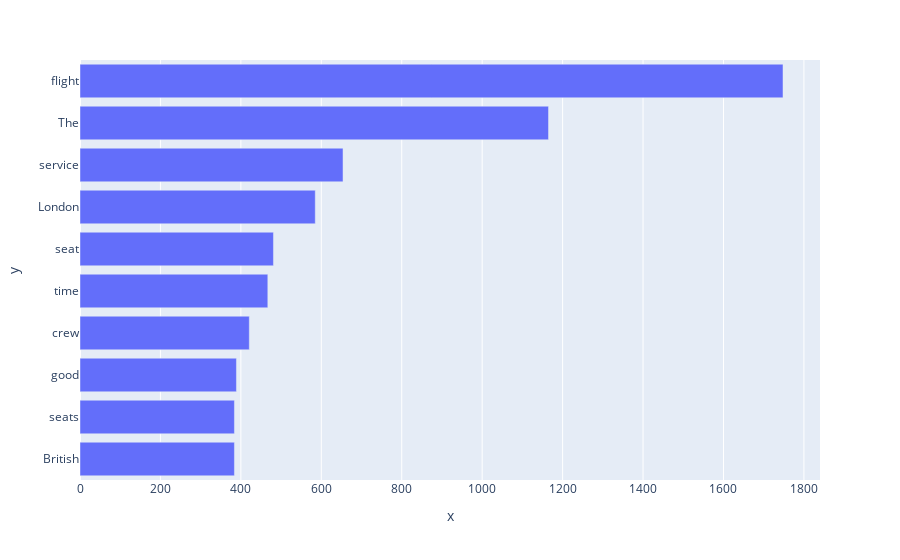

Here is the notebook cell this chart was saved with:
### Code cell
fig = px.bar(y=fdist.index, x=fdist.values)

# sort values
fig.update_layout(barmode='stack', yaxis={'categoryorder':'total ascending'})

# show plot
fig.show()

### Figure 1 — Plotly figure (JSON) as saved in the notebook; plotly's stock layout.template omitted (floating-point values rounded to 4 significant figures)
{"data": [{"alignmentgroup": "True", "hovertemplate": "x=%{x}<br>y=%{y}<extra></extra>", "legendgroup": "", "marker": {"color": "#636efa", "pattern": {"shape": ""}}, "name": "", "offsetgroup": "", "orientation": "h", "showlegend": false, "textposition": "auto", "type": "bar", "x": [1748, 1165, 654, 585, 481, 467, 421, 389, 384, 384], "xaxis": "x", "y": ["flight", "The", "service", "London", "seat", "time", "crew", "good", "British", "seats"], "yaxis": "y"}], "layout": {"barmode": "stack", "legend": {"tracegroupgap": 0}, "margin": {"t": 60}, "xaxis": {"anchor": "y", "domain": [0, 1], "title": {"text": "x"}}, "yaxis": {"anchor": "x", "categoryorder": "total ascending", "domain": [0, 1], "title": {"text": "y"}}}}
